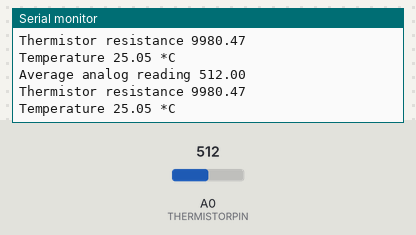
A sketch run on a simulated Arduino Uno, built with avr-gcc and run on an emulated ATmega328P. Shown: the last lines printed to the serial monitor. The test bench sets the inputs (shaded band); at power-on: A0 (THERMISTORPIN) = 512.

Above: at 1.2 s.
1.3 s: A0 (THERMISTORPIN) set to 0
At 2.7 s:
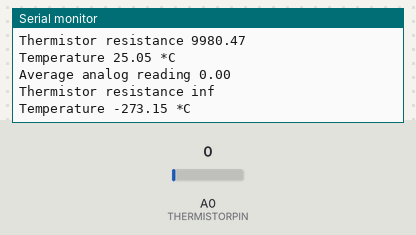
4.3 s: A0 (THERMISTORPIN) set to 35
At 5.2 s:
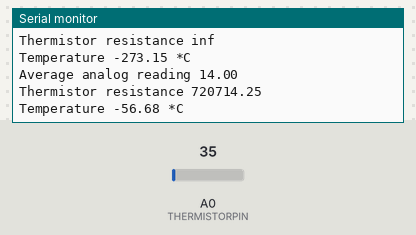
Timing chart, 0 to 7.3 s (numbered marks = the images above; inputs shaded):
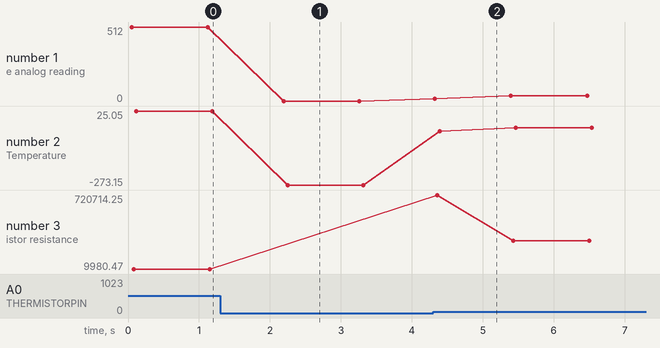

The sketch:

Buta-Temp-Sensor-Celcius.ino
```cpp
// (licence header left out)
// https://www.datasheets360.com/pdf/4604142929147444329


// which analog pin to connect
#define THERMISTORPIN A0
// resistance at 25 degrees C
#define THERMISTORNOMINAL 10000
// temp. for nominal resistance (almost always 25 C)
#define TEMPERATURENOMINAL 25
// how many samples to take and average, more takes longer
// but is more 'smooth'
#define NUMSAMPLES 5
// The beta coefficient of the thermistor (usually 3000-4000)
#define BCOEFFICIENT 3380
// the value of the 'other' resistor
#define SERIESRESISTOR 10000

int samples[NUMSAMPLES];

void setup(void) {
  Serial.begin(9600);
  //analogReference(EXTERNAL);
}

void loop(void) {
  uint8_t i;
  float average;

  // take N samples in a row, with a slight delay
  for (i=0; i< NUMSAMPLES; i++) {
   samples[i] = analogRead(THERMISTORPIN);
   delay(10);
  }

  // average all the samples out
  average = 0;
  for (i=0; i< NUMSAMPLES; i++) {
     average += samples[i];
  }
  average /= NUMSAMPLES;

  Serial.print("Average analog reading ");
  Serial.println(average);

  // convert the value to resistance
  average = (1023 - average)/average;   // (1023-ADC)/ADC
  average = average * SERIESRESISTOR;   // *R2

  Serial.print("Thermistor resistance ");
  Serial.println(average);

  float steinhart;
  steinhart = average / THERMISTORNOMINAL;     // (R/Ro)
  steinhart = log(steinhart);                  // ln(R/Ro)
  steinhart /= BCOEFFICIENT;                   // 1/B * ln(R/Ro)
  steinhart += 1.0 / (TEMPERATURENOMINAL + 273.15); // + (1/To)
  steinhart = 1.0 / steinhart;                 // Invert
  steinhart -= 273.15;                         // convert to C

  Serial.print("Temperature ");
  Serial.print(steinhart);
  Serial.println(" *C");

  delay(1000);
}
```

Measured:
- after the input at 1.3 s, the serial monitor: prints a new line after 0.89 s (image 1)
- after the input at 4.3 s, the serial monitor: prints a new line at once (image 2)
- plotted number 1: 512 → 0 after the input at 1.3 s, 0 → 35 after the input at 4.3 s
- plotted number 2: 25.05 → -273.15 after the input at 1.3 s, -273.15 → -42.86 after the input at 4.3 s
- plotted number 3: 9980.47 → 282285.71 after the input at 4.3 s
